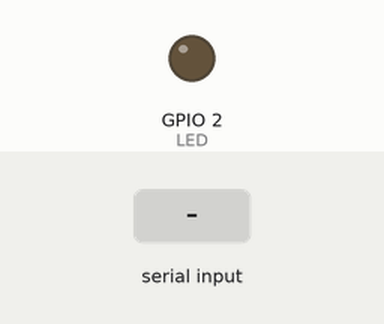
Bench run of a sketch on a simulated ESP32. Shown: output pins drawn as LEDs (lit = HIGH). The inputs (shaded band) are chosen by the test bench. WiFi joins after 1.5 s; servers stay silent unless stated; no MQTT or app messages arrive unless stated; what the sketch prints to the serial monitor is not drawn.

Above: at 2.7 s.
2.8 s: "z" received over Serial
At 3.2 s:
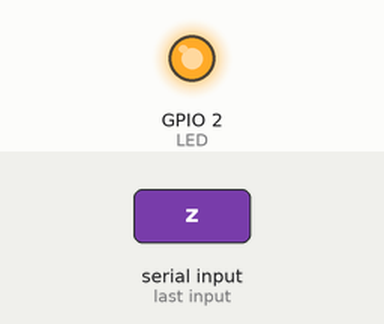
Timing chart, 0 to 7.4 s (numbered marks = the images above; inputs shaded):
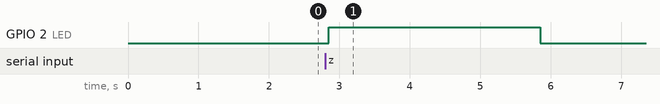

The sketch:

Serial_to_MQTT.ino
```cpp
#include <WiFi.h>
#include <PubSubClient.h>

#define LED 2

const char* ssid = "BubbleGum";
const char* password = "12345678";
const char* mqtt_server = "broker.emqx.io";
const char* mqtt_topic = "thesisviolation";
const char* mqtt_username = "emqx";
const char* mqtt_password = "public";
const int mqtt_port = 1883;

bool reconFlag = false;

WiFiClient espClient;
PubSubClient client(espClient);

void setup_wifi() {
  delay(10);
  Serial.println();
  Serial.print("Connecting to ");
  Serial.println(ssid);
  WiFi.begin(ssid, password);
  while (WiFi.status() != WL_CONNECTED) {
    delay(500);
    Serial.print(".");
  }
  Serial.println("");
  Serial.println("WiFi connected");
  Serial.println("IP address: ");
  Serial.println(WiFi.localIP());
}

void reconnect() {
  while (!client.connected()) {
    //Serial.print("Attempting MQTT connection...");
    if (client.connect("ovs-ilc-publisher", mqtt_username, mqtt_password)) {
      //Serial.println("connected");
      reconFlag = true;
    } else {
      Serial.print("failed, rc=");
      Serial.print(client.state());
      Serial.println(" try again in 1.5 seconds");
      delay(1500);
    }
  }
}

void setup() {
  WiFi.setSleep(false);
  Serial.begin(115200);
  setup_wifi();
  client.setServer(mqtt_server, mqtt_port);
  pinMode(LED, OUTPUT);
}


void loop() {
  if (Serial.available()){
    char serialInput = Serial.read();
    Serial.println(serialInput);
    if (serialInput == 'z'){
      if (!client.connected()){
        reconnect();
      }else{
        client.publish(mqtt_topic, "1 ilc");
        //Serial.println("Published");
        digitalWrite(LED, HIGH);
        reconFlag = false;
        delay(3000);
      }
      if (reconFlag){
        client.publish(mqtt_topic, "1 ilc");
        //Serial.println("Published");
        digitalWrite(LED, HIGH);
        reconFlag = false;
        delay(3000);
      }
    }
    digitalWrite(LED, LOW);
  }
  client.loop();
}
```

Measured:
- after the input at 2.8 s, GPIO 2 (LED): LOW → HIGH after 0.05 s, → LOW 3.0 s later
